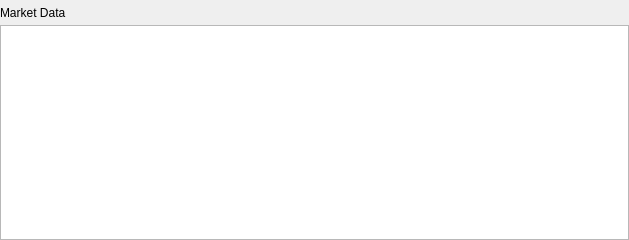
<?xml version="1.0" encoding="UTF-8"?>
<ui version="4.0">
 <class>MarketDataWidget</class>
 <widget class="QWidget" name="MarketDataWidget">
  <property name="geometry">
   <rect>
    <x>0</x>
    <y>0</y>
    <width>629</width>
    <height>240</height>
   </rect>
  </property>
  <property name="windowTitle">
   <string>Form</string>
  </property>
  <layout class="QVBoxLayout" name="verticalLayout">
   <property name="spacing">
    <number>0</number>
   </property>
   <property name="leftMargin">
    <number>0</number>
   </property>
   <property name="topMargin">
    <number>0</number>
   </property>
   <property name="rightMargin">
    <number>0</number>
   </property>
   <property name="bottomMargin">
    <number>0</number>
   </property>
   <item>
    <widget class="QFrame" name="horizontalFrame">
     <property name="sizePolicy">
      <sizepolicy hsizetype="Expanding" vsizetype="Preferred">
       <horstretch>0</horstretch>
       <verstretch>0</verstretch>
      </sizepolicy>
     </property>
     <property name="minimumSize">
      <size>
       <width>0</width>
       <height>0</height>
      </size>
     </property>
     <property name="maximumSize">
      <size>
       <width>16777215</width>
       <height>16777215</height>
      </size>
     </property>
     <property name="headerPanel" stdset="0">
      <bool>true</bool>
     </property>
     <layout class="QHBoxLayout" name="horizontalLayout">
      <property name="leftMargin">
       <number>0</number>
      </property>
      <property name="topMargin">
       <number>0</number>
      </property>
      <property name="rightMargin">
       <number>0</number>
      </property>
      <property name="bottomMargin">
       <number>0</number>
      </property>
      <item>
       <widget class="QLabel" name="label">
        <property name="sizePolicy">
         <sizepolicy hsizetype="Expanding" vsizetype="Preferred">
          <horstretch>0</horstretch>
          <verstretch>25</verstretch>
         </sizepolicy>
        </property>
        <property name="minimumSize">
         <size>
          <width>0</width>
          <height>25</height>
         </size>
        </property>
        <property name="maximumSize">
         <size>
          <width>16777215</width>
          <height>25</height>
         </size>
        </property>
        <property name="text">
         <string>Market Data</string>
        </property>
        <property name="scaledContents">
         <bool>true</bool>
        </property>
        <property name="headerLabel" stdset="0">
         <bool>true</bool>
        </property>
       </widget>
      </item>
     </layout>
    </widget>
   </item>
   <item>
    <widget class="TreeViewWithEnterKey" name="treeViewMarketData">
     <property name="editTriggers">
      <set>QAbstractItemView::NoEditTriggers</set>
     </property>
     <property name="alternatingRowColors">
      <bool>true</bool>
     </property>
     <property name="rootIsDecorated">
      <bool>true</bool>
     </property>
     <property name="itemsExpandable">
      <bool>true</bool>
     </property>
    </widget>
   </item>
  </layout>
 </widget>
 <customwidgets>
  <customwidget>
   <class>TreeViewWithEnterKey</class>
   <extends>QTreeView</extends>
   <header>TreeViewWithEnterKey.h</header>
  </customwidget>
 </customwidgets>
 <resources/>
 <connections/>
</ui>
